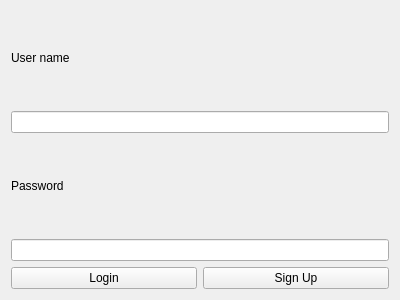
<?xml version="1.0" encoding="UTF-8"?>
<ui version="4.0">
 <class>LoginForm</class>
 <widget class="QWidget" name="LoginForm">
  <property name="geometry">
   <rect>
    <x>0</x>
    <y>0</y>
    <width>400</width>
    <height>300</height>
   </rect>
  </property>
  <property name="windowTitle">
   <string>Form</string>
  </property>
  <layout class="QHBoxLayout" name="horizontalLayout_2">
   <item>
    <layout class="QHBoxLayout" name="horizontalLayout">
     <item>
      <layout class="QVBoxLayout" name="verticalLayout">
       <item>
        <widget class="QLabel" name="lblUsername">
         <property name="text">
          <string>User name</string>
         </property>
        </widget>
       </item>
       <item>
        <widget class="QLineEdit" name="lnUsername">
         <property name="text">
          <string/>
         </property>
        </widget>
       </item>
       <item>
        <widget class="QLabel" name="lblUsername_2">
         <property name="text">
          <string>Password</string>
         </property>
        </widget>
       </item>
       <item>
        <widget class="QLineEdit" name="lnPassword">
         <property name="inputMethodHints">
          <set>Qt::ImhHiddenText|Qt::ImhNoAutoUppercase|Qt::ImhNoPredictiveText|Qt::ImhSensitiveData</set>
         </property>
         <property name="text">
          <string/>
         </property>
         <property name="echoMode">
          <enum>QLineEdit::Password</enum>
         </property>
        </widget>
       </item>
       <item>
        <layout class="QHBoxLayout" name="horizontalLayout_3">
         <item>
          <widget class="QPushButton" name="btnLogin">
           <property name="text">
            <string>Login</string>
           </property>
          </widget>
         </item>
         <item>
          <widget class="QPushButton" name="btnSignUp">
           <property name="text">
            <string>Sign Up</string>
           </property>
          </widget>
         </item>
        </layout>
       </item>
      </layout>
     </item>
    </layout>
   </item>
  </layout>
 </widget>
 <resources/>
 <connections/>
</ui>
